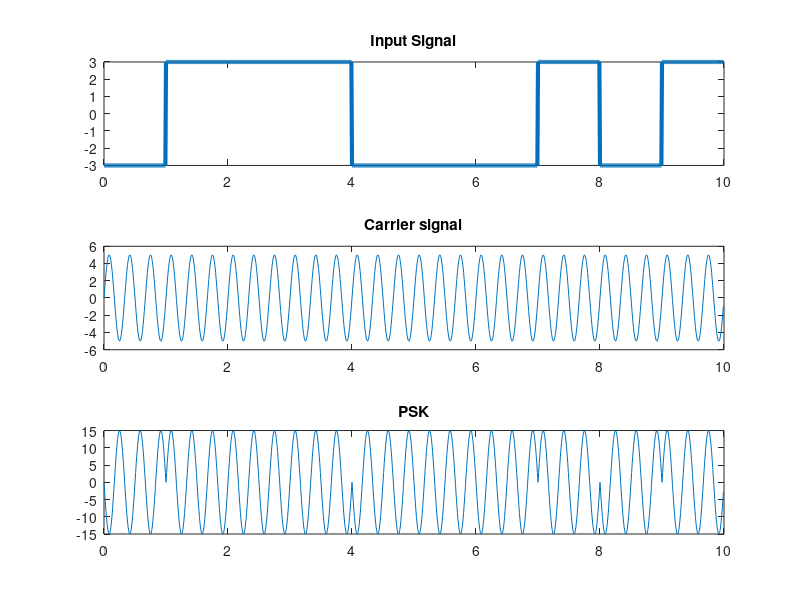

Here is the MATLAB script that generated this plot:
close all;
clear all;
clc;

bits = [0 1 1 1 0 0 0 1 0 1];
bit_dur = 1;
fs = 100;

T = length(bits) * bit_dur;
t = 0:1/fs:T-(1/fs);

for i = 1:length(bits)
  if bits(i) == 0
    x((i-1)*fs*bit_dur+1:i*fs*bit_dur) = ones(1, fs*bit_dur).*-3;
  else
    x((i-1)*fs*bit_dur+1:i*fs*bit_dur) = ones(1, fs*bit_dur).*3;
  end
  end

subplot(3,1,1);
plot(t, x, 'linewidth', 3);
ylim([-3, 3]);
title("Input Signal");

a = 5;
fc = 3;

sig = a .* sin ( 2* pi * fc * t);
subplot(3,1,2);
plot(t, sig);
title("Carrier signal"); 

% modulation
sig = sig.*x;
subplot(3,1,3);
plot(t, sig);
title("PSK"); 
